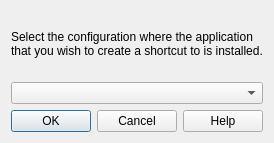
<ui version="4.0" >
 <class>selectConfigurationForNewShortcutDialog</class>
 <widget class="QDialog" name="selectConfigurationForNewShortcutDialog" >
  <property name="geometry" >
   <rect>
    <x>0</x>
    <y>0</y>
    <width>266</width>
    <height>143</height>
   </rect>
  </property>
  <property name="windowTitle" >
   <string>Dialog</string>
  </property>
  <layout class="QVBoxLayout" >
   <item>
    <widget class="QLabel" name="label" >
     <property name="text" >
      <string>Select the configuration where the application that you wish to create a shortcut to is installed.</string>
     </property>
     <property name="wordWrap" >
      <bool>true</bool>
     </property>
    </widget>
   </item>
   <item>
    <widget class="ModelItemSelectComboBox" name="comboBox" />
   </item>
   <item>
    <widget class="QDialogButtonBox" name="buttonBox" >
     <property name="orientation" >
      <enum>Qt::Horizontal</enum>
     </property>
     <property name="standardButtons" >
      <set>QDialogButtonBox::Cancel|QDialogButtonBox::Help|QDialogButtonBox::NoButton|QDialogButtonBox::Ok</set>
     </property>
    </widget>
   </item>
  </layout>
 </widget>
 <customwidgets>
  <customwidget>
   <class>ModelItemSelectComboBox</class>
   <extends>QComboBox</extends>
   <header>widgets/modelitemselectcombobox.h</header>
  </customwidget>
 </customwidgets>
 <resources/>
 <connections>
  <connection>
   <sender>buttonBox</sender>
   <signal>accepted()</signal>
   <receiver>selectConfigurationForNewShortcutDialog</receiver>
   <slot>accept()</slot>
   <hints>
    <hint type="sourcelabel" >
     <x>248</x>
     <y>254</y>
    </hint>
    <hint type="destinationlabel" >
     <x>157</x>
     <y>274</y>
    </hint>
   </hints>
  </connection>
  <connection>
   <sender>buttonBox</sender>
   <signal>rejected()</signal>
   <receiver>selectConfigurationForNewShortcutDialog</receiver>
   <slot>reject()</slot>
   <hints>
    <hint type="sourcelabel" >
     <x>316</x>
     <y>260</y>
    </hint>
    <hint type="destinationlabel" >
     <x>286</x>
     <y>274</y>
    </hint>
   </hints>
  </connection>
 </connections>
</ui>
